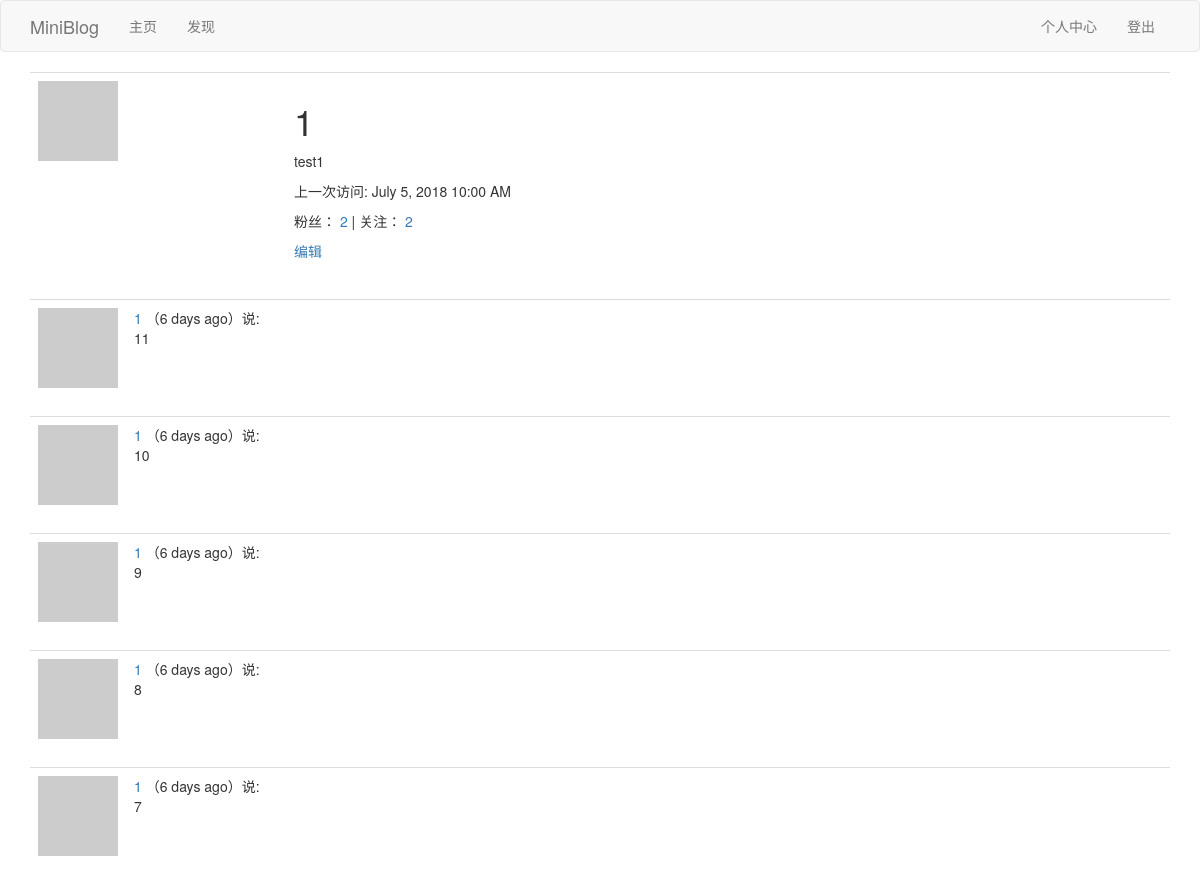
Before: /user/1 (signed in, upper part) with the older database file.
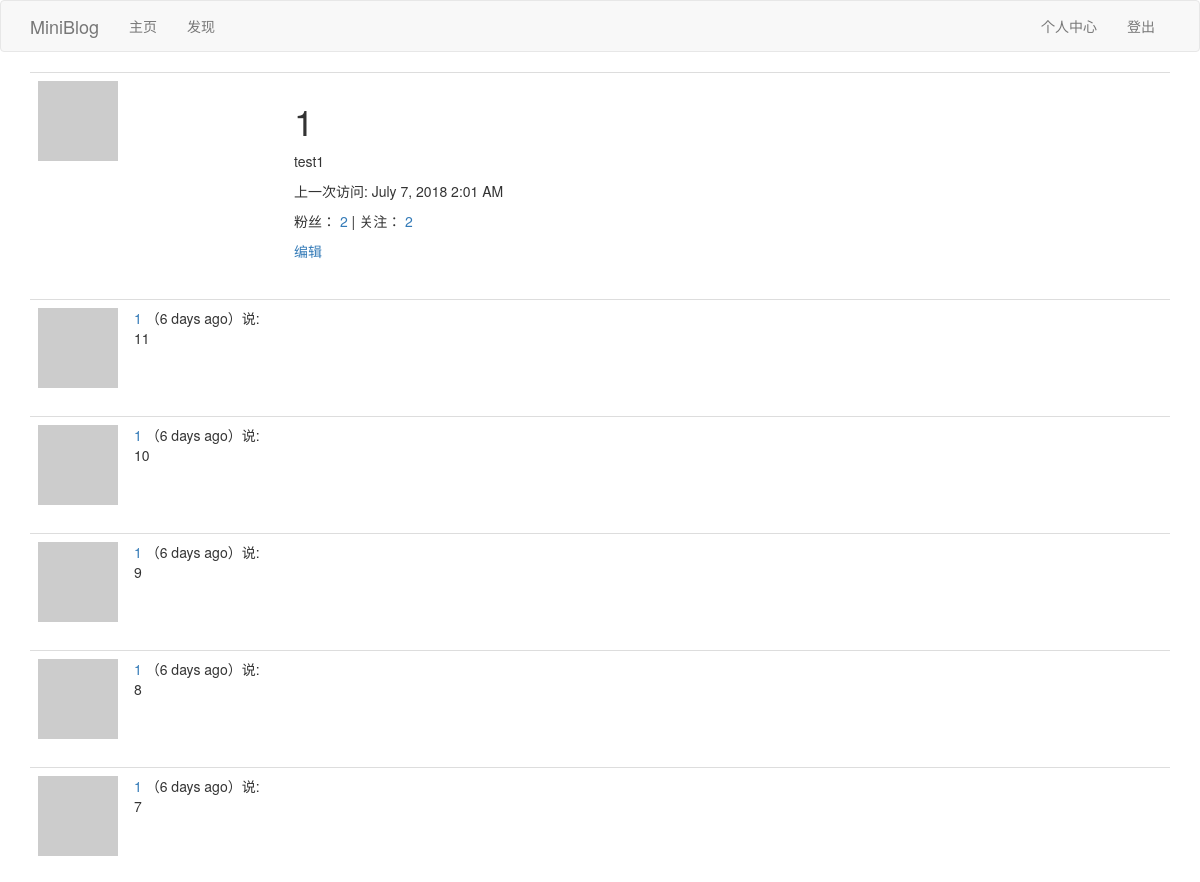
After: the same page with the newer database file.
### app/models.py (models this page shows, shortened)
class User(UserMixin,db.Model):
	__tablename__ = 'user'
	id = db.Column(db.Integer,primary_key=True)
	username = db.Column(db.String(64),index=True,unique=True)
	email = db.Column(db.String(64),index=True,unique=True)
	password_hash = db.Column(db.String(128))
	posts = db.relationship('Post',backref='author',lazy='dynamic')
	about_me = db.Column(db.String(140))
	last_seen = db.Column(db.DateTime,default=datetime.utcnow)
	def __repr__(self):
		return '<User {}'.format(self.username)
	__str__ = __repr__
	def avatar(self,size):
		digest = md5(self.email.lower().encode('utf-8')).hexdigest()
		return r'https://www.gravatar.com/avatar/{}?d=identicon&s={}'.format(digest,size)
	thumbed = db.relationship('Post',secondary=thumb_ups,
		primaryjoin=(thumb_ups.c.thumbers_id == id),
		secondaryjoin=(thumb_ups.c.thumbed_id == id),
		backref=db.backref('thumbers',lazy='dynamic'),lazy='dynamic'
		)
	followed = db.relationship('User',secondary=followers,
		primaryjoin=(followers.c.follower_id == id),
		secondaryjoin=(followers.c.followed_id == id),
		backref=db.backref('followers',lazy='dynamic'),lazy='dynamic'
		)

class Post(db.Model):
	__tablename__ = 'post'
	id = db.Column(db.Integer, primary_key=True)
	body = db.Column(db.String(140))
	timestamp = db.Column(db.DateTime, index=True, default=datetime.utcnow)
	user_id = db.Column(db.Integer, db.ForeignKey('user.id'))
	language = db.Column(db.String(5))

### app/main/views.py (the view)
@bp.route('/user/<username>')
@login_required
def user(username):
	user = User.query.filter_by(username=username).first_or_404()
	page = request.args.get('page',1,type=int)
	posts = user.posts.order_by(Post.timestamp.desc()).paginate(
		page,current_app.config['POSTS_PER_PAGE'],False)
	next_url = url_for('main.user',username=username,page=posts.next_num) if posts.has_next else None
	prev_url = url_for('main.user',username=username,page=posts.prev_num) if posts.has_prev else None
	return render_template('user.html',user=user,posts=posts.items,next_url=next_url, prev_url=prev_url)

### app/main/views.py (called while the page is built)
@bp.before_app_request
def before_request():
	if current_user.is_authenticated:
		current_user.last_seen = datetime.utcnow()
		db.session.commit()
	g.locale = str(get_locale())

### app/models.py (called while the page is built)
@login.user_loader
def load_user(id):
	return User.query.get(int(id))

### app/main/templates/user.html (shortened to what this page needs)
{% extends "base.html" %}
{% block app_content %}
	<table class="table table-hover">
        <tr>
            <td width="256px"><img src="{{ user.avatar(256) }}"></td>
            <td>
            	<h1>{{ user.username }}</h1>
            	{% if user.about_me %}<p>{{ user.about_me }}</p>{% endif %}
                {% if user.last_seen %}<p>{{_("上一次访问")}}: {{ moment(user.last_seen).format('LLL') }}</p>{% endif %}
                <p>{{_("粉丝")}}：
                    <a href="{{ url_for('main.follower_list',username=user.username) }}">{{ user.followers.count() }}</a>
                    |
                    {{_("关注")}}：
                    <a href="{{ url_for('main.followed_list',username=user.username) }}">{{ user.followed.count() }} </a>
                </p>
                {% if user == current_user %}
                    <p><a href="{{ url_for('main.edit_profile') }}">{{_("编辑")}}</a></p>
                {% elif current_user.is_following(user) %}
                    <p><a href="{{ url_for('main.unfollow', username=user.username) }}">{{_("取消关注")}}</a></p>
                {% else %}
                    <p><a href="{{ url_for('main.follow', username=user.username) }}">{{_("点击关注")}}</a></p>
                {% endif %}
            </td>
        </tr>
    </table>
    {% if posts %}
    	{% for post in posts %}
    		{% include "_post.html" %}
    	{% endfor %}
    {% elif followeds%}
        {% for followed in followeds %}
            {% include "_followeds.html" %}
        {% endfor %}
    {% else %}
        {% for follower in followers %}
            {% include "_followers.html" %}
        {% endfor %}
    {% endif %}
{% endblock %}

### app/main/templates/base.html (shortened to what this page needs)
{% extends 'bootstrap/base.html' %}
{% block navbar %}
    <nav class="navbar navbar-default">
        <div class="container">
            <div class="navbar-header">
                <a class="navbar-brand" href="{{ url_for('main.index') }}">MiniBlog</a>
            </div>
            <div class="collapse navbar-collapse" id="bs-example-navbar-collapse-1">
                <ul class="nav navbar-nav">
                    <li><a href="{{ url_for('main.index') }}">{{_("主页")}}</a></li>
                    <li><a href="{{ url_for('main.explore') }}">{{_("发现")}}</a></li>
                </ul>
                <ul class="nav navbar-nav navbar-right">
                    {% if current_user.is_anonymous %}
                    <li><a href="{{ url_for('auth.login') }}">{{_("登陆")}}</a></li>
                    {% else %}
                    <li><a href="{{ url_for('main.user', username=current_user.username) }}">{{_("个人中心")}}</a></li>
                    <li><a href="{{ url_for('auth.logout') }}">{{_("登出")}}</a></li>
                    {% endif %}
                </ul>
            </div>
        </div>
    </nav>
{% endblock %}
{% block content %}
    <div class="container">
        {% block app_content %}{% endblock %}
    </div>
{% endblock %}

### app/main/templates/_post.html (shortened to what this page needs)
    <table class="table table-hover">
        <tr>
            <td width="70px">
                <a href="{{ url_for('main.user', username=post.author.username) }}">
                    <img src="{{ post.author.avatar(70) }}" />
                </a>
            </td>
            <td>
                <a href="{{ url_for('main.user', username=post.author.username) }}">
                    {{ post.author.username }}
                </a>
                （{{ moment(post.timestamp).fromNow() }}）{{_('说')}}:
                <br>
                <span id="post{{post.id}}">{{ post.body }}</span>
            </td>
        </tr>
    </table>

Changed rows visible on the page:
changed User "test1": last_seen "July 5, 2018 10:00 AM" → "July 7, 2018 2:01 AM"
